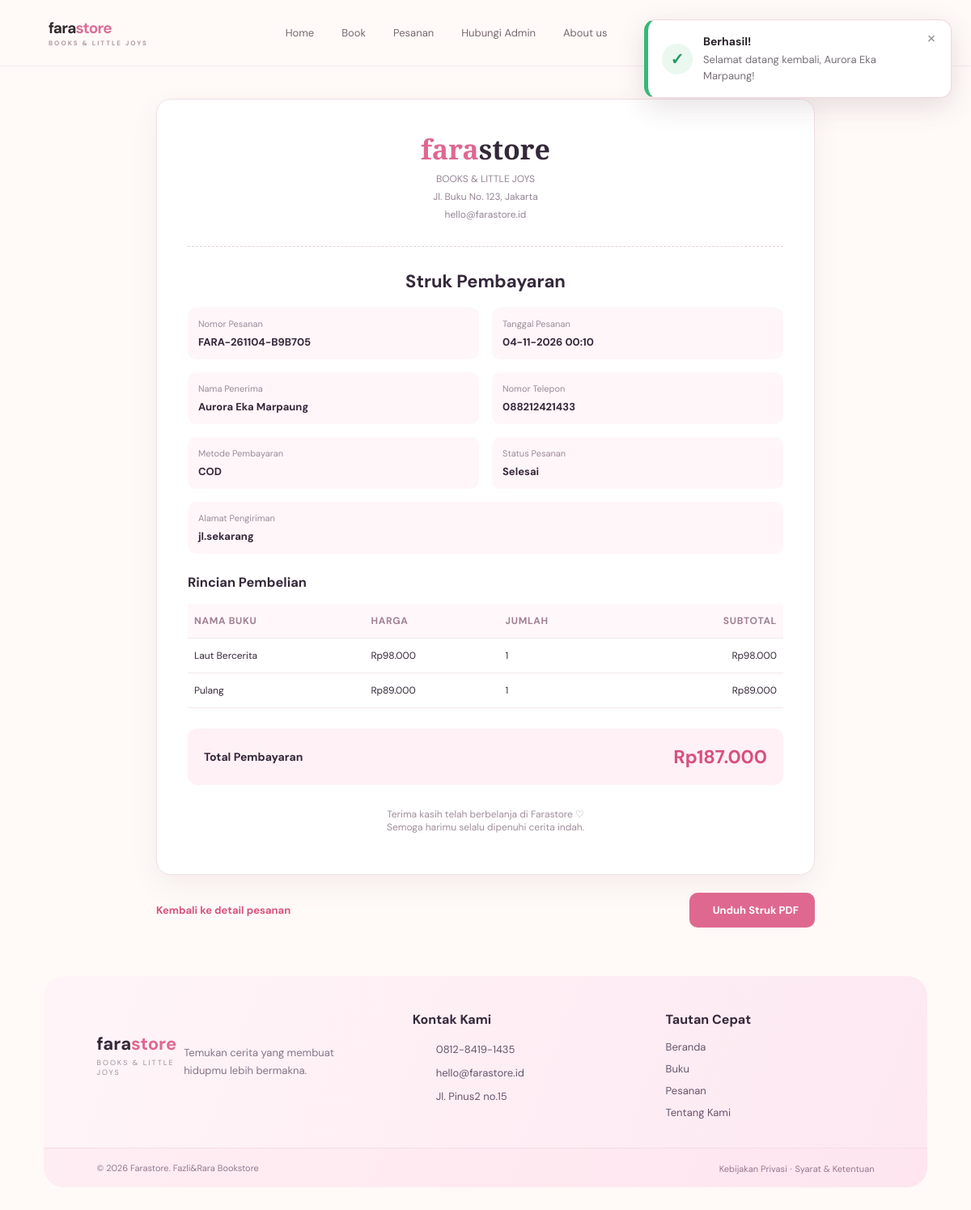
The app's page /receipt_view.php?id=1 (signed in) with its own data.
### tables this page shows
CREATE TABLE `orders` (
  `id` int(11) NOT NULL,
  `order_code` varchar(40) NOT NULL,
  `user_id` int(11) NOT NULL,
  `customer_name` varchar(120) NOT NULL,
  `phone` varchar(30) NOT NULL,
  `address` text NOT NULL,
  `payment_method` varchar(30) NOT NULL,
  `bank_name` varchar(80) DEFAULT NULL,
  `total` decimal(12,2) NOT NULL,
  `payment_proof` varchar(255) DEFAULT NULL,
  `status` varchar(40) DEFAULT 'Menunggu Pembayaran',
  `created_at` timestamp NOT NULL DEFAULT current_timestamp()
);

CREATE TABLE `order_items` (
  `id` int(11) NOT NULL,
  `order_id` int(11) NOT NULL,
  `book_id` int(11) DEFAULT NULL,
  `book_title` varchar(180) NOT NULL,
  `book_author` varchar(140) NOT NULL,
  `book_image` varchar(255) NOT NULL,
  `price` decimal(12,2) NOT NULL,
  `quantity` int(11) NOT NULL
);

### config.php (called while the page is built, shortened)
<?php
function e($value) { return htmlspecialchars((string)$value, ENT_QUOTES, 'UTF-8'); }
function rupiah($n) { return 'Rp' . number_format((float)$n, 0, ',', '.'); }

### receipt_view.php (the view, shortened to what this page needs)
<?php
require_once 'config.php';
$s = $pdo->prepare("
    SELECT *
    FROM orders
    WHERE id = ? AND user_id = ?
");
$s->execute([
    (int)($_GET['id'] ?? 0),
    $_SESSION['user_id']
]);
$o = $s->fetch();
$s = $pdo->prepare("
    SELECT *
    FROM order_items
    WHERE order_id = ?
");
$s->execute([$o['id']]);
$items = $s->fetchAll();
include 'header.php';
?>
<div class="receipt-page">
    <div class="receipt-paper">
        <div class="receipt-heading">
            <div class="receipt-logo">fara<span style="color:#34283a">store</span></div>
            <p>BOOKS & LITTLE JOYS</p>
            <p>Jl. Buku No. 123, Jakarta</p>
            <p>hello@farastore.id</p>
        </div>
        <h2 class="receipt-title">Struk Pembayaran</h2>
        <div class="receipt-info">
            <div>
                <small>Nomor Pesanan</small>
                <strong><?= e($o['order_code']) ?></strong>
            </div>
            <div>
                <small>Tanggal Pesanan</small>
                <strong>
                    <?= date('d-m-Y H:i', strtotime($o['created_at'])) ?>
                </strong>
            </div>
            <div>
                <small>Nama Penerima</small>
                <strong><?= e($o['customer_name']) ?></strong>
            </div>
            <div>
                <small>Nomor Telepon</small>
                <strong><?= e($o['phone']) ?></strong>
            </div>
            <div>
                <small>Metode Pembayaran</small>
                <strong><?= e($o['payment_method']) ?></strong>
            </div>
            <div>
                <small>Status Pesanan</small>
                <strong><?= e($o['status']) ?></strong>
            </div>
            <div style="grid-column:1/-1">
                <small>Alamat Pengiriman</small>
                <strong><?= nl2br(e($o['address'])) ?></strong>
            </div>
        </div>
        <h3>Rincian Pembelian</h3>
        <table class="receipt-table">
            <thead>
                <tr>
                    <th>Nama Buku</th>
                    <th>Harga</th>
                    <th>Jumlah</th>
                    <th>Subtotal</th>
                </tr>
            </thead>
            <tbody>
                <?php foreach ($items as $it): ?>
                <tr>
                    <td><?= e($it['book_title']) ?></td>
                    <td><?= rupiah($it['price']) ?></td>
                    <td><?= (int)$it['quantity'] ?></td>
                    <td>
                        <?= rupiah($it['price'] * $it['quantity']) ?>
                    </td>
                </tr>
                <?php endforeach; ?>
            </tbody>
        </table>
        <div class="receipt-total">
            <span>Total Pembayaran</span>
            <strong><?= rupiah($o['total']) ?></strong>
        </div>
        <p class="receipt-thanks">
            Terima kasih telah berbelanja di Farastore ♡
            <br>
            Semoga harimu selalu dipenuhi cerita indah.
        </p>
    </div>
    <div class="receipt-actions">
        <a href="order_detail.php?id=<?= (int)$o['id'] ?>"
           class="receipt-back">
            Kembali ke detail pesanan
        </a>
        <a href="receipt.php?id=<?= (int)$o['id'] ?>"
           class="receipt-button">
            Unduh Struk PDF
        </a>
    </div>
</div>
<?php include 'footer.php'; ?>

### assets/style.css (style rules this page uses)
:root { --pink:#e88eae;--pink2:#d96f98;--pale:#fff2f6;--cream:#fffaf8;--ink:#342a30;--muted:#897b82;--line:#f1dfe6;--green:#7e9c8b;--shadow:0 18px 55px rgba(155,91,117,.10) }
* { box-sizing:border-box }
body { margin:0;background:var(--cream);color:var(--ink);font-family:'DM Sans',sans-serif;font-size:14px }
a { color:inherit;text-decoration:none }
table { width:100%;border-collapse:collapse;min-width:650px }
th,td { text-align:left;padding:14px 16px;border-bottom:1px solid #f4e9ed;font-size:12px }
th { color:#9b7d89;background:#fff8fa;font-size:10px;letter-spacing:.7px;text-transform:uppercase }

### receipt_view.php (style rules this page uses)
.receipt-page { max-width: 850px; margin: 40px auto 60px; padding: 0 18px; color: #34283a; }
.receipt-paper { background: #fff; border: 1px solid #f1dfe7; border-radius: 18px; padding: 38px; box-shadow: 0 12px 35px rgba(80, 40, 60, .07); }
.receipt-heading { text-align: center; padding-bottom: 25px; border-bottom: 1px dashed #e9cbd8; }
.receipt-logo { color: #df6890; font-family: 'Playfair Display', serif; font-size: 34px; font-weight: bold; }
.receipt-heading p { color: #948494; font-size: 12px; margin: 6px 0; }
.receipt-title { margin: 28px 0 18px; font-size: 22px; text-align: center; }
.receipt-info { display: grid; grid-template-columns: 1fr 1fr; gap: 16px; margin-bottom: 25px; }
.receipt-info div { padding: 13px; background: #fff6f9; border-radius: 10px; }
.receipt-info small { display: block; color: #998b98; font-size: 11px; margin-bottom: 6px; }
.receipt-info strong { font-size: 13px; overflow-wrap: anywhere; }
.receipt-table { width: 100%; border-collapse: collapse; margin-top: 15px; }
.receipt-table th, .receipt-table td { padding: 13px 8px; border-bottom: 1px solid #f1e7ec; text-align: left; font-size: 12px; }
.receipt-table th { color: #a17f91; background: #fff7fa; }
.receipt-table td:last-child, .receipt-table th:last-child { text-align: right; }
.receipt-total { display: flex; justify-content: space-between; align-items: center; gap: 15px; margin-top: 25px; padding: 20px; border-radius: 12px; background: #fff1f6; }
.receipt-total span { font-weight: 700; }
.receipt-total strong { color: #d94f7d; font-size: 23px; }
.receipt-thanks { text-align: center; color: #a18d9b; font-size: 12px; margin-top: 28px; }
.receipt-actions { display: flex; justify-content: space-between; align-items: center; gap: 12px; margin-top: 22px; }
.receipt-button { display: inline-flex; justify-content: center; align-items: center; gap: 9px; padding: 13px 20px; border-radius: 10px; background: #df6890; color: white; text-decoration: none; font-size: 13px; font-weight: 700; border: none; cursor: pointer; }
.receipt-back { color: #d6537e; text-decoration: none; font-size: 13px; font-weight: 700; }

### records on screen
orders: order_code "FARA-261104-B9B705", created_at "04-11-2026 00:10", customer_name "Aurora Eka Marpaung", phone "088212421433", payment_method "COD", status "Selesai", address "jl.sekarang", total "Rp187.000"
order_items: book_title "Laut Bercerita", price "Rp98.000", quantity "1", rupiah($it['price'] * $it['quantity']) "Rp98.000"
order_items: book_title "Pulang", price "Rp89.000", quantity "1", rupiah($it['price'] * $it['quantity']) "Rp89.000"

### other values on screen
$m "Selamat datang kembali, Aurora Eka Marpaung!"
